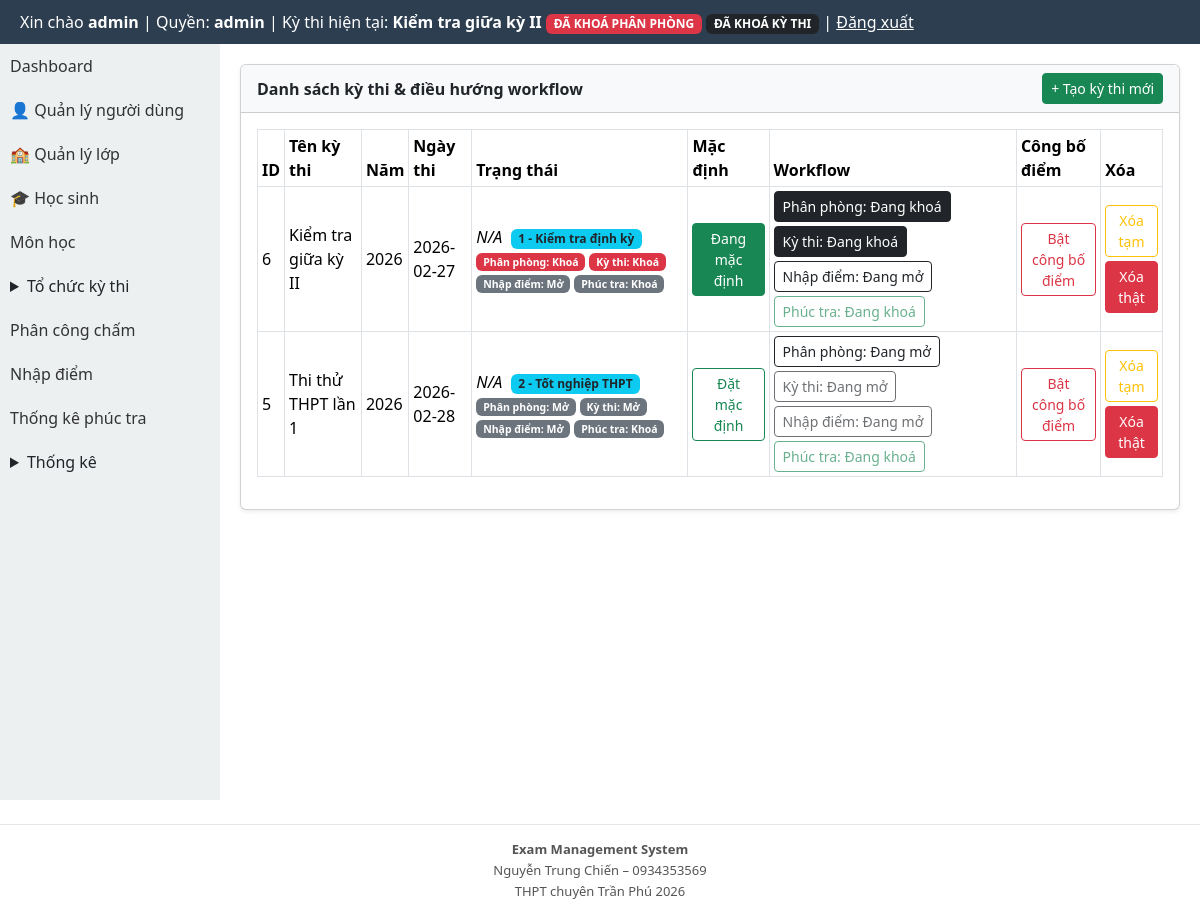
/modules/exams/index.php (signed in), run on an earlier commit of the app's database.
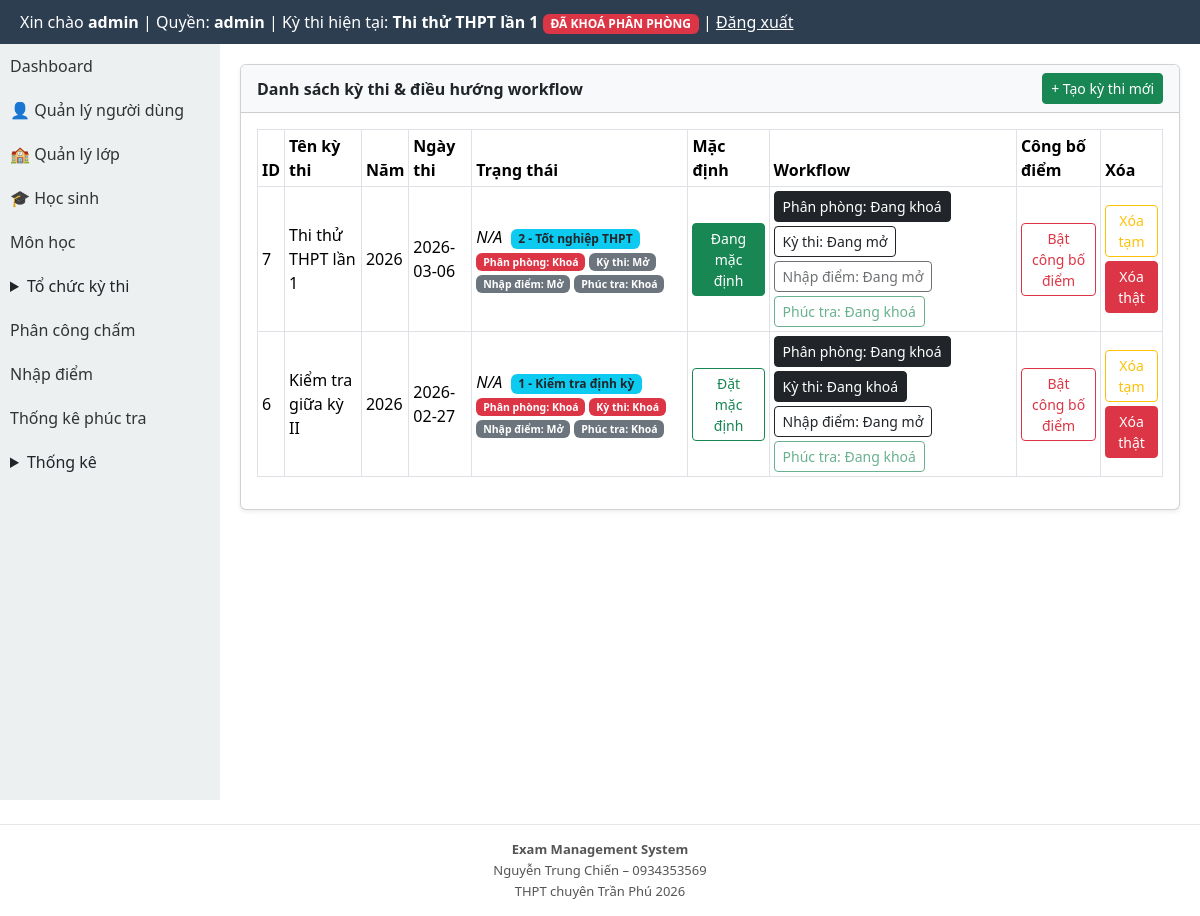
And on a later commit of the database.
### tables this page shows
CREATE TABLE exams (
  id INTEGER PRIMARY KEY AUTOINCREMENT,
  ten_ky_thi TEXT,
  nam INTEGER,
  ngay_thi TEXT
, is_default INTEGER DEFAULT 0, deleted_at TEXT, distribution_locked INTEGER DEFAULT 0, rooms_locked INTEGER DEFAULT 0, exam_locked INTEGER DEFAULT 0, scoring_closed INTEGER DEFAULT 0, exam_mode INTEGER DEFAULT 1, is_locked INTEGER DEFAULT 0, is_score_entry_locked INTEGER DEFAULT 0, is_score_published INTEGER DEFAULT 0, is_recheck_open INTEGER DEFAULT 0);

### core/auth.php (called while the page is built, shortened)
<?php
function normalize_role(?string $role): string {
    $normalized = strtolower(trim((string) $role));
    return match ($normalized) {
        'score_entry', 'score-input', 'score_input', 'nhapdiem', 'nhap_diem' => 'scorer',
        'exam_manager', 'quanlythi', 'exam-manager' => 'organizer',
        default => $normalized,
    };
}
function current_user_role(): string {
    $sessionRole = $_SESSION['role'] ?? null;
    if (is_string($sessionRole) && trim($sessionRole) !== '') {
        return normalize_role($sessionRole);
    }
    $userRole = $_SESSION['user']['role'] ?? null;
    return normalize_role(is_string($userRole) ? $userRole : '');
}

### modules/exams/_common.php (called while the page is built, shortened)
<?php
require_once BASE_PATH . '/core/auth.php';
require_once BASE_PATH . '/core/db.php';
require_once BASE_PATH . '/modules/exams/exam_context_helper.php';
function exams_normalize_exam_mode(mixed $mode): int
{
    $value = (int) $mode;
    return in_array($value, [1, 2], true) ? $value : 1;
}
function exams_exam_mode_label(mixed $mode): string
{
    return exams_normalize_exam_mode($mode) === 2 ? '2 - Tốt nghiệp THPT' : '1 - Kiểm tra định kỳ';
}

### modules/exams/exam_context_helper.php (called while the page is built, shortened)
<?php
function getCurrentExam(): ?array
{
    global $pdo;
    $cols = array_column($pdo->query('PRAGMA table_info(exams)')->fetchAll(PDO::FETCH_ASSOC), 'name');
    $hasDeletedAt = in_array('deleted_at', $cols, true);
    $activeWhere = $hasDeletedAt ? '(deleted_at IS NULL OR trim(deleted_at) = "")' : '1=1';
    $defaultStmt = $pdo->query('SELECT * FROM exams WHERE ' . $activeWhere . ' AND is_default = 1 ORDER BY id DESC LIMIT 1');
    $defaultExam = $defaultStmt ? $defaultStmt->fetch(PDO::FETCH_ASSOC) : false;
    if (is_array($defaultExam)) {
        return $defaultExam;
    }
}
function getCurrentExamId(): int
{
    $exam = getCurrentExam();
    return (int) ($exam['id'] ?? 0);
}

### modules/exams/index.php (the view, shortened to what the rows shown need)
<?php
require_once BASE_PATH . '/modules/exams/_common.php';
$hasTrangThai = false;
$selectTrangThai = $hasTrangThai ? ', trang_thai' : '';
$currentExamId = getCurrentExamId();
$isAdmin = current_user_role() === 'admin';
$examWhere = $isAdmin ? '' : ' WHERE deleted_at IS NULL';
$exams = $pdo->query('SELECT id, ten_ky_thi, nam, ngay_thi, exam_mode, deleted_at, is_default,
    COALESCE(distribution_locked,0) AS distribution_locked,
    COALESCE(rooms_locked,0) AS rooms_locked,
    COALESCE(is_locked,0) AS is_locked,
    COALESCE(exam_locked,0) AS exam_locked,
    COALESCE(is_score_entry_locked,0) AS is_score_entry_locked,
    COALESCE(is_recheck_open,0) AS is_recheck_open,
    COALESCE(scoring_closed,0) AS scoring_closed,
    COALESCE(is_score_published,0) AS is_score_published' . $selectTrangThai . ' FROM exams' . $examWhere . ' ORDER BY id DESC')->fetchAll(PDO::FETCH_ASSOC);
require_once BASE_PATH . '/layout/header.php';
?>
<link href="https://cdn.jsdelivr.net/npm/bootstrap@5.3.3/dist/css/bootstrap.min.css" rel="stylesheet">
<div style="display:flex;min-height:calc(100vh - 44px);">
    <div style="flex:1;padding:20px;min-width:0;">
        <div class="card shadow-sm">
            <div class="card-body">
                <div class="table-responsive">
                    <table class="table table-bordered table-sm align-middle">
                        <thead>
                        <tr><th>ID</th><th>Tên kỳ thi</th><th>Năm</th><th>Ngày thi</th><th>Trạng thái</th><th>Mặc định</th><?php if ($isAdmin): ?><th>Workflow</th><?php endif; ?><th>Công bố điểm</th><th>Xóa</th></tr>
                        </thead>
                        <tbody>
                        <?php if (empty($exams)): ?>
                            <tr><td colspan="<?= $isAdmin ? 9 : 8 ?>" class="text-center">Chưa có kỳ thi.</td></tr>
                        <?php else: foreach ($exams as $exam): ?>
                            <?php $isDeleted = !empty($exam['deleted_at']); ?>
                            <tr class="<?= $isDeleted ? 'table-warning' : '' ?>">
                                <td><?= (int) $exam['id'] ?></td>
                                <td><?= htmlspecialchars((string) $exam['ten_ky_thi'], ENT_QUOTES, 'UTF-8') ?></td>
                                <td><?= htmlspecialchars((string) $exam['nam'], ENT_QUOTES, 'UTF-8') ?></td>
                                <td><?= htmlspecialchars((string) $exam['ngay_thi'], ENT_QUOTES, 'UTF-8') ?></td>
                                <td>
                                    <?= $hasTrangThai ? htmlspecialchars((string) ($exam['trang_thai'] ?? ''), ENT_QUOTES, 'UTF-8') : '<em>N/A</em>' ?>
                                    <span class="badge bg-info text-dark ms-1"><?= htmlspecialchars(exams_exam_mode_label($exam['exam_mode'] ?? 1), ENT_QUOTES, 'UTF-8') ?></span>
                                    <?php
                                        $distributionLocked = (int) ($exam['distribution_locked'] ?? 0) === 1
                                            || (int) ($exam['rooms_locked'] ?? 0) === 1
                                            || (int) ($exam['is_locked'] ?? 0) === 1;
                                        $examLockedRow = (int) ($exam['exam_locked'] ?? 0) === 1;
                                        $scoreEntryLocked = (int) ($exam['is_score_entry_locked'] ?? 0) === 1
                                            || (int) ($exam['scoring_closed'] ?? 0) === 1;
                                        $recheckOpen = (int) ($exam['is_recheck_open'] ?? 0) === 1;
                                    ?>
                                    <div class="small mt-1 d-flex flex-wrap gap-1">
                                        <span class="badge <?= $distributionLocked ? 'bg-danger' : 'bg-secondary' ?>">Phân phòng: <?= $distributionLocked ? 'Khoá' : 'Mở' ?></span>
                                        <span class="badge <?= $examLockedRow ? 'bg-danger' : 'bg-secondary' ?>">Kỳ thi: <?= $examLockedRow ? 'Khoá' : 'Mở' ?></span>
                                        <span class="badge <?= $scoreEntryLocked ? 'bg-danger' : 'bg-secondary' ?>">Nhập điểm: <?= $scoreEntryLocked ? 'Khoá' : 'Mở' ?></span>
                                        <span class="badge <?= $recheckOpen ? 'bg-success' : 'bg-secondary' ?>">Phúc tra: <?= $recheckOpen ? 'Mở' : 'Khoá' ?></span>
                                    </div>
                                </td>
                                <td>
                                    <form method="post" class="d-inline">
                                        <button class="btn btn-sm <?= $currentExamId === (int) $exam['id'] ? 'btn-success' : 'btn-outline-success' ?>" type="submit"><?= $currentExamId === (int)$exam['id'] ? 'Đang mặc định' : 'Đặt mặc định' ?></button>
                                    </form>
                                </td>
                                <?php if ($isAdmin): ?>
                                <td>
                                    <div class="d-flex flex-wrap gap-1">
                                        <?php $distributionCanToggle = !(!$distributionLocked && ($examLockedRow || $scoreEntryLocked)); ?>
                                        <?php $examCanToggle = ($examLockedRow && !$scoreEntryLocked) || (!$examLockedRow && $distributionLocked); ?>
                                        <?php $scoreCanToggle = ($scoreEntryLocked || $examLockedRow); ?>
                                        <form method="post" class="d-inline">
                                            <button class="btn btn-sm <?= $distributionLocked ? 'btn-dark' : 'btn-outline-dark' ?>" type="submit" <?= $distributionCanToggle ? '' : 'disabled title="Mở khoá theo thứ tự: Nhập điểm -> Kỳ thi -> Phân phòng"' ?>>Phân phòng: <?= $distributionLocked ? 'Đang khoá' : 'Đang mở' ?></button>
                                        </form>
                                        <form method="post" class="d-inline">
                                            <button class="btn btn-sm <?= $examLockedRow ? 'btn-dark' : 'btn-outline-dark' ?>" type="submit" <?= $examCanToggle ? '' : 'disabled title="Khoá theo thứ tự: Phân phòng -> Kỳ thi"' ?>>Kỳ thi: <?= $examLockedRow ? 'Đang khoá' : 'Đang mở' ?></button>
                                        </form>
                                        <form method="post" class="d-inline">
                                            <button class="btn btn-sm <?= $scoreEntryLocked ? 'btn-dark' : 'btn-outline-dark' ?>" type="submit" <?= $scoreCanToggle ? '' : 'disabled title="Khoá theo thứ tự: Kỳ thi -> Nhập điểm"' ?>>Nhập điểm: <?= $scoreEntryLocked ? 'Đang khoá' : 'Đang mở' ?></button>
                                        </form>
                                        <form method="post" class="d-inline">
                                            <button class="btn btn-sm <?= $recheckOpen ? 'btn-success' : 'btn-outline-success' ?>" type="submit" <?= $scoreEntryLocked ? '' : 'disabled title="Chỉ mở/khóa phúc tra sau khi đã khóa nhập điểm"' ?>>Phúc tra: <?= $recheckOpen ? 'Đang mở' : 'Đang khoá' ?></button>
                                        </form>
                                    </div>
                                </td>
                                <?php endif; ?>
                                <td>
                                    <?php if ($isAdmin): ?>
                                        <form method="post" class="d-inline">
                                            <button class="btn btn-sm <?= ((int) ($exam['is_score_published'] ?? 0) === 1) ? 'btn-danger' : 'btn-outline-danger' ?>" type="submit">
                                                <?= ((int) ($exam['is_score_published'] ?? 0) === 1) ? 'Tắt công bố điểm' : 'Bật công bố điểm' ?>
                                            </button>
                                        </form>
                                    <?php else: ?>
                                        <span class="badge bg-secondary"><?= ((int) ($exam['is_score_published'] ?? 0) === 1) ? 'Đã công bố' : 'Chưa công bố' ?></span>
                                    <?php endif; ?>
                                </td>
                                <td>
                                    <div class="d-flex flex-column gap-1">
                                        <?php if (!$isDeleted): ?>
                                            <form method="post" onsubmit="return confirm('Bạn chắc chắn muốn xóa kỳ thi này?')">
                                                <button class="btn btn-sm btn-outline-warning"><?= $isAdmin ? 'Xóa tạm' : 'Xóa' ?></button>
                                            </form>
                                        <?php endif; ?>
                                        <?php if ($isAdmin): ?>
                                            <form method="post" onsubmit="return confirm('XÓA THẬT kỳ thi và toàn bộ dữ liệu liên quan?')">
                                                <button class="btn btn-sm btn-danger">Xóa thật</button>
                                            </form>
                                        <?php endif; ?>
                                    </div>
                                </td>
                            </tr>
                        <?php endforeach; endif; ?>
                        </tbody>
                    </table>
                </div>
            </div>
        </div>
    </div>
</div>
<?php require_once BASE_PATH . '/layout/footer.php'; ?>

What changed in the data, as far as the page shows it:
removed exams: id "5", ten_ky_thi "Thi thử THPT lần 1", nam "2026", ngay_thi "2026-02-28", exam_mode "2 - Tốt nghiệp THPT", shows "Mở", shows "Đặt mặc định", shows "Đang mở"
added exams: id "7", ten_ky_thi "Thi thử THPT lần 1", nam "2026", ngay_thi "2026-03-06", exam_mode "2 - Tốt nghiệp THPT", shows "Khoá", shows "Mở", shows "Đang mặc định", shows "Đang khoá", shows "Đang mở"
changed exams "Kiểm tra giữa kỳ II": text "Đang mặc định" → "Đặt mặc định"
Also different on the page:
$currentExamInfo['ten_ky_thi']: "Kiểm tra giữa kỳ II" → "Thi thử THPT lần 1"
text no longer shown: "ĐÃ KHOÁ KỲ THI"
